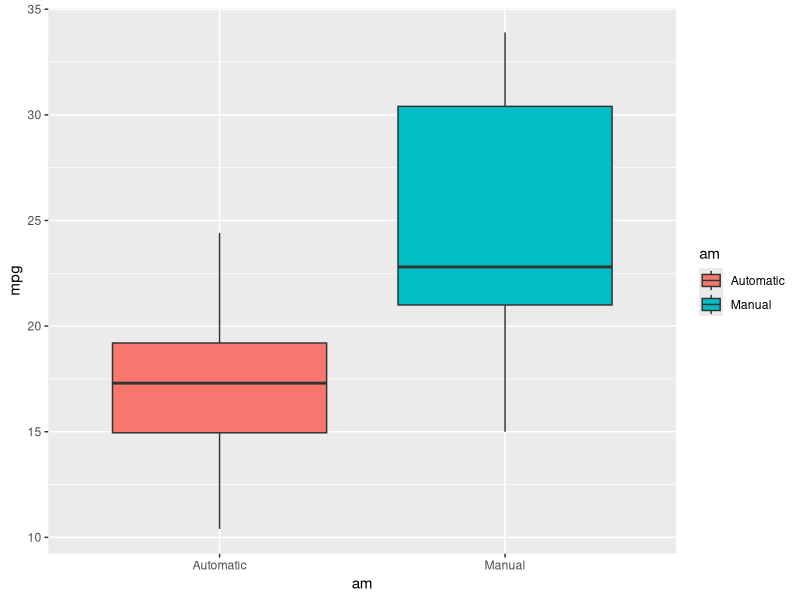
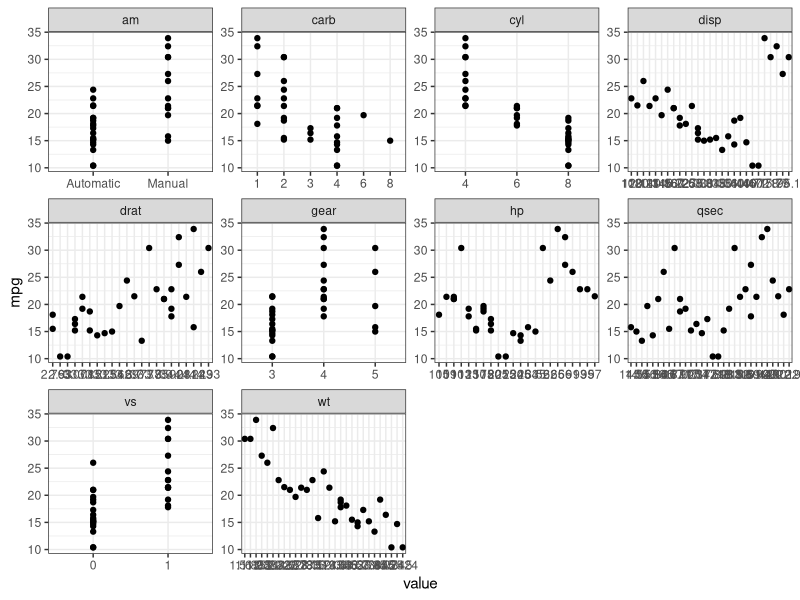
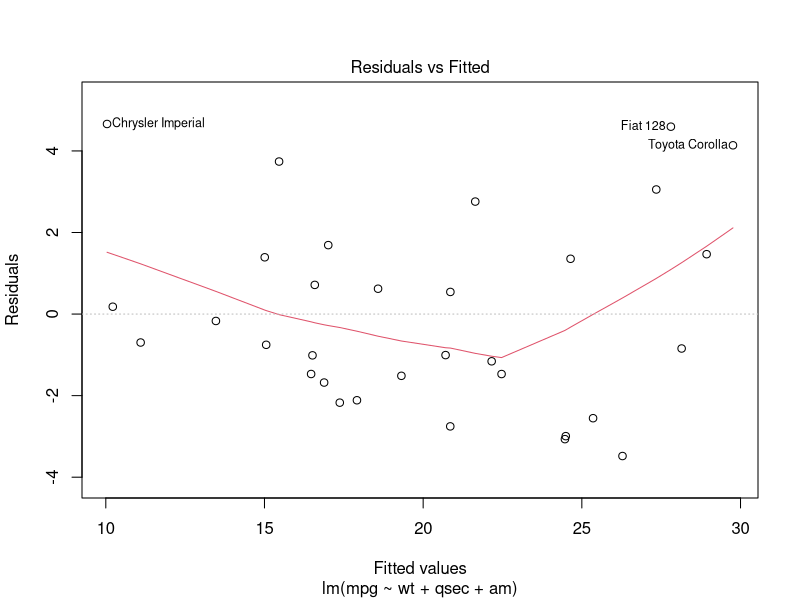
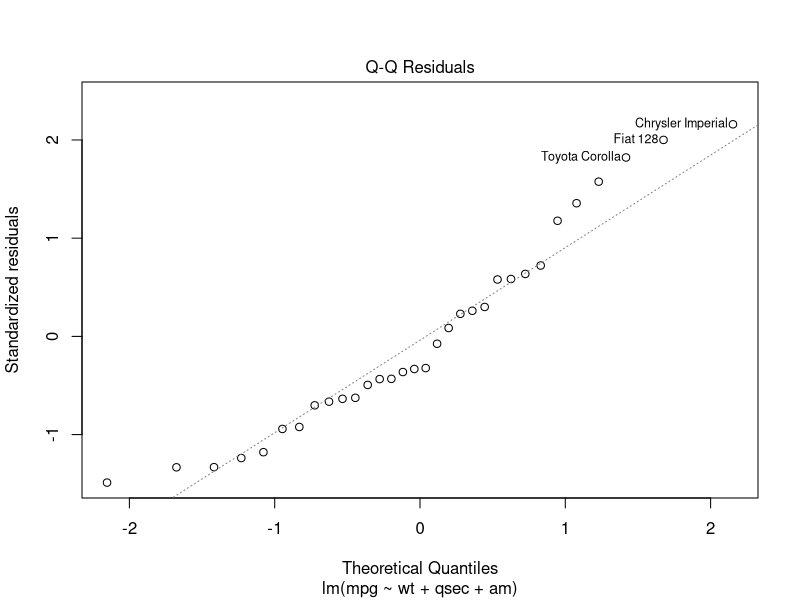
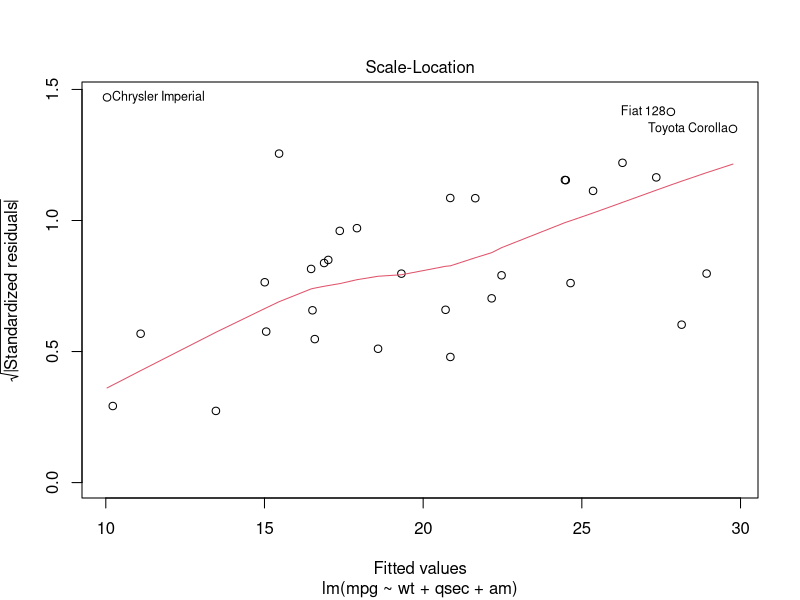
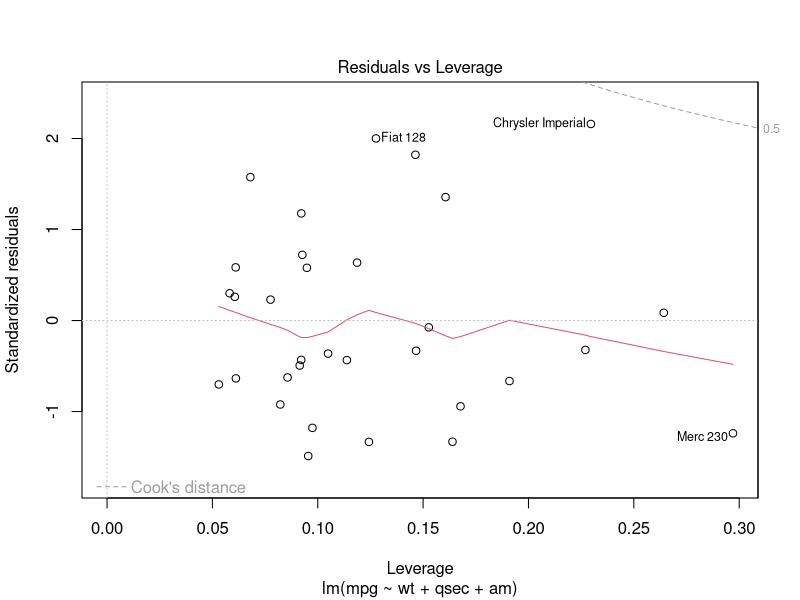

Here is the R script that generated these plots, in order:
## ---- chunk 1
knitr::opts_chunk$set(echo = TRUE)
## ---- chunk 2
head(mtcars)
## ---- chunk 3
summary(mtcars$mpg)
summary(mtcars$am)
## ---- chunk 4
automatic <- subset(mtcars, am == 0)
manual <- subset(mtcars, am == 1)

mean(automatic$mpg)
mean(manual$mpg)
## ---- chunk 5
ttest <- t.test(mpg~am,data=mtcars)
ttest
## ---- chunk 6
fit1 <- lm(mpg~am, data = mtcars)
summary(fit1)
## ---- chunk 7

fit2 <- lm(mpg~., data = mtcars)
summary(fit2)
## ---- chunk 8
fit_3 <- (step(lm(mpg~.,data = mtcars),trace=0))
summary(fit_3)
## ---- chunk 9
library(ggplot2)
mtcars$am <-  as.factor(mtcars$am)
levels(mtcars$am)<- c("Automatic", "Manual")
graph <- ggplot(mtcars,aes(x = am, y = mpg))+geom_boxplot(aes(fill=am))
graph
## ---- chunk 10
library(tidyr)
library(ggplot2)
mtcars %>% gather(-mpg, key = "var", value = "value") %>%
  ggplot (aes(x = value, y = mpg))+ geom_point() +facet_wrap(~ var, scales = "free") + theme_bw()

## ---- chunk 11
plot(fit_3)
